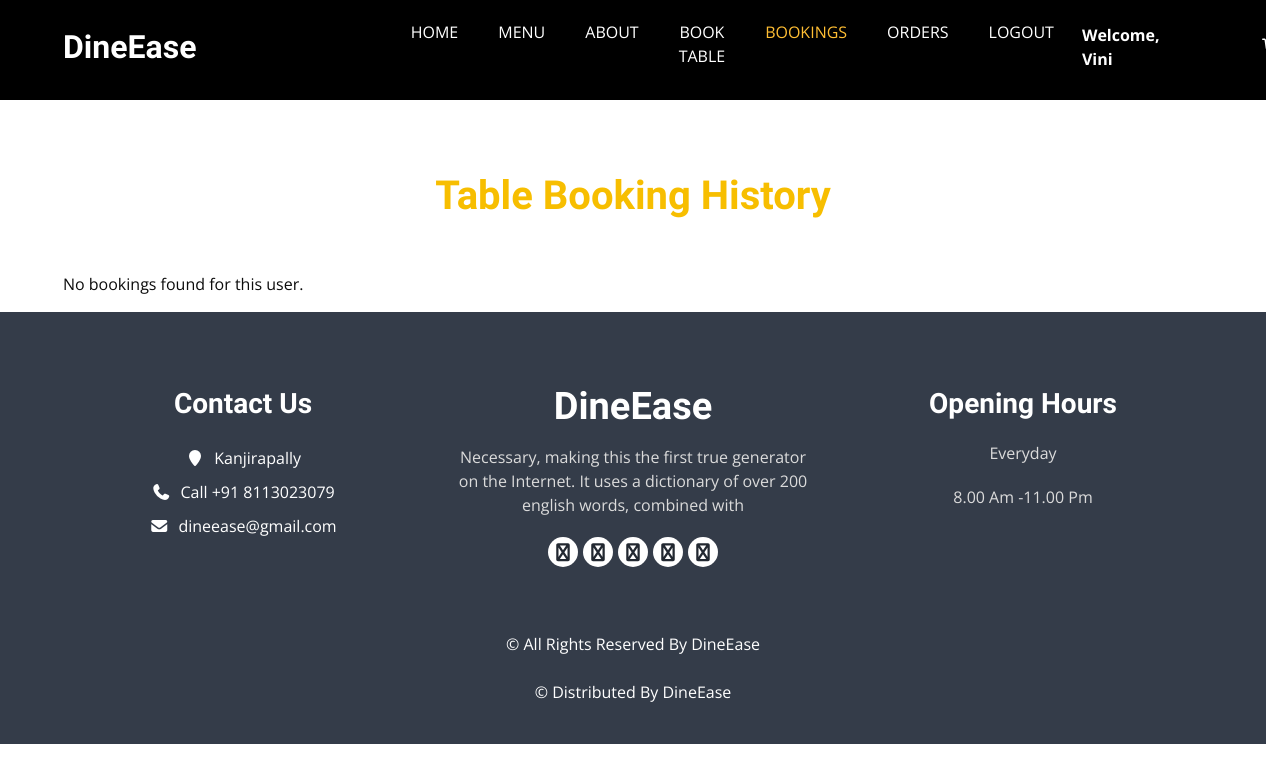
The page /booking_list/ (signed in) on the database as committed earlier.
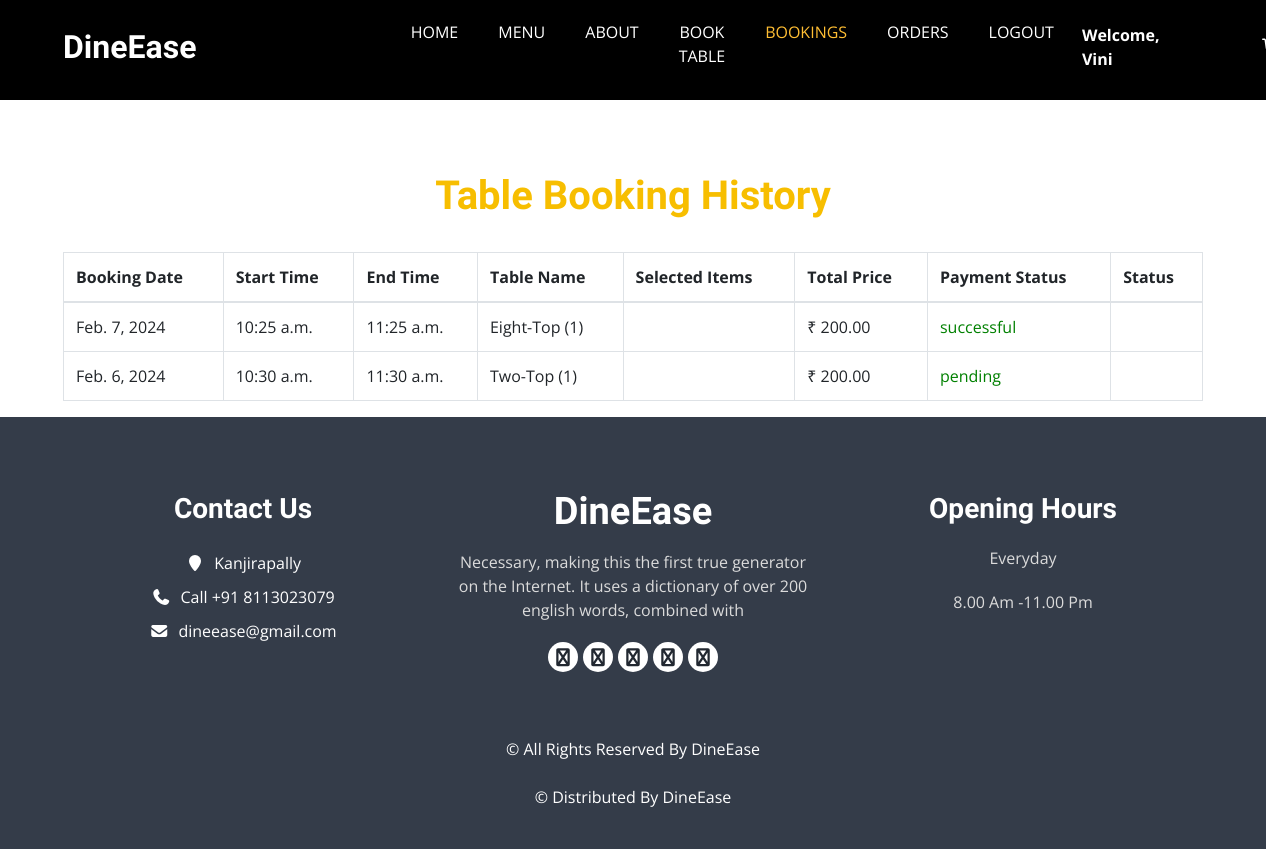
The same page on the database as committed later.
### home/models.py (models this page shows, shortened)
class CustomUser(AbstractUser):
    CUSTOMER = 1
    EMPLOYEE = 2
    ROLE_CHOICE = (
        (CUSTOMER, 'CUSTOMER'),
        (EMPLOYEE, 'EMPLOYEE'),
    )
    username=None
    first_name = None
    last_name = None
    USERNAME_FIELD = 'email'
    name = models.CharField(max_length=50)
    email = models.EmailField(max_length=100, unique=True)
    phone = models.CharField(max_length=12, blank=True)
    password = models.CharField(max_length=128)
    role = models.IntegerField(choices=ROLE_CHOICE, blank=True, null=True,default='1')
    is_admin = models.BooleanField(default=False)
    is_staff = models.BooleanField(default=False)
    is_active = models.BooleanField(default=True)
    is_superadmin = models.BooleanField(default=False)
    REQUIRED_FIELDS = ['name', 'phone']
    objects = UserManager()

class TableBooking(models.Model):
    name = models.ForeignKey(CustomUser, on_delete=models.CASCADE, related_name='bookings_by_name', null=True)
    phone = models.ForeignKey(CustomUser, on_delete=models.CASCADE, related_name='bookings_by_phone', null=True)
    email = models.ForeignKey(CustomUser, on_delete=models.CASCADE, related_name='bookings_by_email', null=True)
    TABLE_NAME_CHOICES = [
        ('Two-Top (1)', 'Two-Top (1)'),
        ('Two-Top (2)', 'Two-Top (2)'),
        ('Two-Top (3)', 'Two-Top (3)'),
        ('Four-Top (1)', 'Four-Top (1)'),
        ('Four-Top (2)', 'Four-Top (2)'),
        ('Four-Top (3)', 'Four-Top (3)'),
        ('Six-Top (1)', 'Six-Top (1)'),
        ('Six-Top (2)', 'Six-Top (2)'),
        ('Six-Top (3)', 'Six-Top (3)'),
        ('Eight-Top (1)', 'Eight-Top (1)'),
        ('Eight-Top (2)', 'Eight-Top (2)'),
        ('Eight-Top (3)', 'Eight-Top (3)'),
        ('Large Party (1)', 'Large Party (1)'),
        ('Large Party (2)', 'Large Party (2)'),
        ('Large Party (3)', 'Large Party (3)'),
    ]
    table_name = models.CharField(max_length=30, null=True, blank=True, choices=TABLE_NAME_CHOICES)
    date = models.DateField(null=True)
    start_time = models.TimeField(null=True)
    end_time = models.TimeField(null=True)
    status = models.BooleanField(default=False)
    del_status = models.BooleanField(default=False)
    selected_items = models.TextField(blank=True, null=True)
    total_price = models.DecimalField(max_digits=10, decimal_places=2, default=0)

class Payment(models.Model):
    class PaymentStatusChoices(models.TextChoices):
        PENDING = 'pending', 'Pending'
        SUCCESSFUL = 'successful', 'Successful'
        FAILED = 'failed', 'Failed'
    user = models.ForeignKey(CustomUser, on_delete=models.CASCADE)  # Link the payment to a user
    razorpay_order_id = models.CharField(max_length=255)  # Razorpay order ID
    payment_id = models.CharField(max_length=255)  # Razorpay payment ID
    amount = models.DecimalField(max_digits=8, decimal_places=2)  # Amount paid
    currency = models.CharField(max_length=3)  # Currency code (e.g., "INR")
    timestamp = models.DateTimeField(auto_now_add=True)  # Timestamp of the payment
    payment_status = models.CharField(max_length=20, choices=PaymentStatusChoices.choices, default=PaymentStatusChoices.PENDING)
    billing_info = models.ForeignKey(BillingInformation, on_delete=models.CASCADE, null=True, blank=True)
    table_booking = models.ForeignKey(TableBooking, on_delete=models.CASCADE, related_name='payments', null=True, blank=True)
    class Meta:
        ordering = ['-timestamp']

### home/views.py (the view)
# urls.py: path('booking_list/', booking_list, name='booking_list'),
@login_required
def booking_list(request):
    if request.user.is_authenticated:
        bookings = TableBooking.objects.filter(name=request.user)
        current_date = date.today()
    return render(request, 'booking_list.html', {'bookings': bookings, 'current_date': current_date})

### templates/booking_list.html (shortened to what this page needs)
{% load static %}
<!DOCTYPE html>
<html lang="en">
<head>
  <link rel="stylesheet" type="text/css" href="{% static 'css/bootstrap.css' %}" />
  <link rel="stylesheet" type="text/css" href="https://cdnjs.cloudflare.com/ajax/libs/OwlCarousel2/2.3.4/assets/owl.carousel.min.css" />
  <link rel="stylesheet" href="https://cdnjs.cloudflare.com/ajax/libs/jquery-nice-select/1.1.0/css/nice-select.min.css" />
  <link href="{% static 'css/font-awesome.min.css' %}" rel="stylesheet" />
  <link href="{% static 'css/style.css' %}" rel="stylesheet" />
  <link href="{% static 'css/responsive.css' %}" rel="stylesheet" />
  <link rel="stylesheet" href="https://cdnjs.cloudflare.com/ajax/libs/font-awesome/7.0.0/css/all.min.css">
</head>
<body>
    <div class="hero">
        <header class="header_section">
          <div class="container">
            <nav class="navbar navbar-expand-lg custom_nav-container ">
              <a class="navbar-brand" href="{% url '' %}">
                <span>
                  DineEase
                </span>
              </a>
              <div class="collapse navbar-collapse" id="navbarSupportedContent">
                <ul class="navbar-nav  mx-auto ">
                  <li class="nav-item">
                    <a class="nav-link" href="{% url '' %}">Home </a>
                  </li>
                  <li class="nav-item">
                    <a class="nav-link" href="{% url 'menu' %}">Menu </a>
                  </li>
                  <li class="nav-item">
                    <a class="nav-link" href="{% url 'about' %}">About</a>
                  </li>
                  <li class="nav-item">
                    {% if user.is_authenticated %}
                    <li class="nav-item">
                      <a class="nav-link" href="{% url 'add_reservation' %}">Book Table</a>
                    </li>
                    <li class="nav-item active">
                      <a class="nav-link" href="{% url 'booking_list'  %}">Bookings</a>
                    </li>
                    <li class="nav-item">
                      <a class="nav-link" href="{% url 'orders_lists' %}">Orders </a>
                    </li>
                    <li class="nav-item">
                      <a class="nav-link" href="{% url 'loggout' %}">Logout</a>
                       </li>
                       <a href="#" class="nav-item nav-link" style="color: white; font-weight: bold;">Welcome, {{user.name}}
                    {% else %}
                      <a class="nav-link" href="{% url 'login' %}">Login</a>
                    {% endif %}
                  </li>
                  </ul>
                <div class="user_option">
                  <a class="cart_link" href="{% url 'cart' %}">
                  </a>
                </div>
              </div>
            </nav>
          </div>
        </header>
    </div>
    <br><br><br>
    <div class="container">
        <h1 style="text-align:center; color:#f7be00; font-weight:bold">Table Booking History</h1><br>
        {% if bookings %}
            <table class="table table-bordered">
                <thead>
                    <tr>
                        <th>Booking Date</th>
                        <th>Start Time</th>
                        <th>End Time</th>
                        <th>Table Name</th>
                        <th>Selected Items</th>
                        <th>Total Price</th>
                        <th>Payment Status</th>
                        <th>Status</th>
                    </tr>
                </thead>
                <tbody>
                  {% for booking in bookings %}
                      {% if not booking.status %}
                          <tr>
                              <form method="post" action="{% url 'cancel_booking' booking.id %}">
                                  <td>{{ booking.date }}</td>
                                  <td>{{ booking.start_time }}</td>
                                  <td>{{ booking.end_time }}</td>
                                  <td>{{ booking.table_name }}</td>
                                  <td>{{ booking.selected_items }}</td>
                                  <td>₹ {{ booking.total_price }}</td>
                                  <td class="payment-status {% if booking.payments.first %}paid{% else %}not-paid{% endif %}">
                                      {% if booking.payments.first %}
                                          {{ booking.payments.first.payment_status }}
                                      {% else %}
                                          Not Paid
                                      {% endif %}
                                  </td>
                                  <td>
                                  </td>
                              </form>
                          </tr>
                      {% endif %}
                  {% endfor %}
              </tbody>
            </table>
        {% else %}
            <p>No bookings found for this user.</p>
        {% endif %}
    </div>
        <footer class="footer_section">
          <div class="container">
            <div class="row">
              <div class="col-md-4 footer-col">
                <div class="footer_contact">
                  <h4>
                    Contact Us
                  </h4>
                  <div class="contact_link_box">
                    <a href="">
                      <i class="fa fa-map-marker" aria-hidden="true"></i>
                      <span>
                        Kanjirapally
                      </span>
                    </a>
                    <a href="">
                      <i class="fa fa-phone" aria-hidden="true"></i>
                      <span>
                        Call +91 8113023079
                      </span>
                    </a>
                    <a href="">
                      <i class="fa fa-envelope" aria-hidden="true"></i>
                      <span>
                        dineease@gmail.com
                      </span>
                    </a>
                  </div>
                </div>
              </div>
              <div class="col-md-4 footer-col">
                <div class="footer_detail">
                  <a href="" class="footer-logo">
                    DineEase
                  </a>
                  <p>
                    Necessary, making this the first true generator on the Internet. It uses a dictionary of over 200 english words, combined with
                  </p>
                  <div class="footer_social">
                    <a href="">
                      <i class="fa fa-facebook" aria-hidden="true"></i>
                    </a>
                    <a href="">
                      <i class="fa fa-twitter" aria-hidden="true"></i>
                    </a>
                    <a href="">
                      <i class="fa fa-linkedin" aria-hidden="true"></i>
                    </a>
                    <a href="">
                      <i class="fa fa-instagram" aria-hidden="true"></i>
                    </a>
                    <a href="">
                      <i class="fa fa-pinterest" aria-hidden="true"></i>
                    </a>
                  </div>
                </div>
              </div>
              <div class="col-md-4 footer-col">
                <h4>
                  Opening Hours
                </h4>
                <p>
                  Everyday
                </p>
                <p>
                  8.00 Am -11.00 Pm
                </p>
              </div>
            </div>
            <div class="footer-info">
              <p>
                &copy;  All Rights Reserved By
                <a href="https://html.design/">DineEase</a><br><br>
                &copy;  Distributed By
                <a href="https://themewagon.com/" target="_blank">DineEase</a>
              </p>
            </div>
          </div>
        </footer>
</body>
</html>

### static/css/style.css (style rules this page uses)
body { font-family: "Open Sans", sans-serif; color: #0c0c0c; background-color: #ffffff; overflow-x: hidden; }
h1, h2 { font-family: 'Dancing Script', cursive; }
a, a:hover, a:focus { text-decoration: none; }
.header_section { padding: 15px 0; }
.navbar-brand { font-family: 'Dancing Script', cursive; }
.navbar-brand span { font-weight: bold; font-size: 32px; color: #ffffff; }
.custom_nav-container { padding: 0; }
.custom_nav-container .navbar-nav { padding-left: 18%; }
.custom_nav-container .navbar-nav .nav-item .nav-link { padding: 5px 20px; color: #ffffff; text-align: center; text-transform: uppercase; border-radius: 5px; -webkit-transition: all 0.3s; transition: all 0.3s; }
.custom_nav-container .navbar-nav .nav-item:hover .nav-link, .custom_nav-container .navbar-nav .nav-item.active .nav-link { color: #ffbe33; }
.user_option { display: -webkit-box; display: -ms-flexbox; display: flex; -webkit-box-align: center; -ms-flex-align: center; align-items: center; }
.user_option a { margin: 0 10px; }
.user_option .cart_link { display: -webkit-box; display: -ms-flexbox; display: flex; -webkit-box-pack: center; -ms-flex-pack: center; justify-content: center; -webkit-box-align: center; -ms-flex-align: center; align-items: center; }
.user_option .cart_link svg { width: 17px; height: auto; fill: #ffffff; margin-bottom: 2px; }
.footer_section { background-color: #343c49; color: #ffffff; padding: 75px 0 40px 0; text-align: center; }
.footer_section h4 { font-size: 28px; }
.footer_section h4, .footer_section .footer-logo { font-weight: 600; margin-bottom: 20px; font-family: 'Dancing Script', cursive; }
.footer_section p { color: #dbdbdb; }
.footer_section .footer-col { margin-bottom: 30px; }
.footer_section .footer_contact .contact_link_box { display: -webkit-box; display: -ms-flexbox; display: flex; -webkit-box-orient: vertical; -webkit-box-direction: normal; -ms-flex-direction: column; flex-direction: column; }
.footer_section .footer_contact .contact_link_box a { margin: 5px 0; color: #ffffff; }
.footer_section .footer_contact .contact_link_box a i { margin-right: 5px; }
.footer_section .footer-logo { display: block; font-weight: bold; font-size: 38px; line-height: 1; color: #ffffff; }
.footer_section .footer_social { display: -webkit-box; display: -ms-flexbox; display: flex; -webkit-box-pack: center; -ms-flex-pack: center; justify-content: center; margin-top: 20px; margin-bottom: 10px; }
.footer_section .footer_social a { display: -webkit-box; display: -ms-flexbox; display: flex; -webkit-box-pack: center; -ms-flex-pack: center; justify-content: center; -webkit-box-align: center; -ms-flex-align: center; align-items: center; color: #222831; width: 30px; height: 30px; border-radius: 100%; background-color: #ffffff; border-radius: 100%; margin: 0 2.5px; font-size: 18px; }
.footer_section .footer-info { text-align: center; margin-top: 25px; }
.footer_section .footer-info p { color: #ffffff; margin: 0; }
.footer_section .footer-info p a { color: inherit; }

### static/css/responsive.css (style rules this page uses)
@media (min-width: 1200px) { .container { max-width: 1170px; } }

Rows that differ between the two databases and show on the page:
added TableBooking: date "Feb. 7, 2024", start_time "10:25 a.m.", end_time "11:25 a.m.", table_name "Eight-Top (1)", total_price "200.00", payments.first.payment_status "successful"
added TableBooking: date "Feb. 6, 2024", start_time "10:30 a.m.", end_time "11:30 a.m.", table_name "Two-Top (1)", total_price "200.00", payments.first.payment_status "pending"
Other text that changed with them:
text no longer shown: "No bookings found for this user."
text now shown: "Booking Date Start Time End Time Table Name Selected Items Total Price Payment Status Status"
